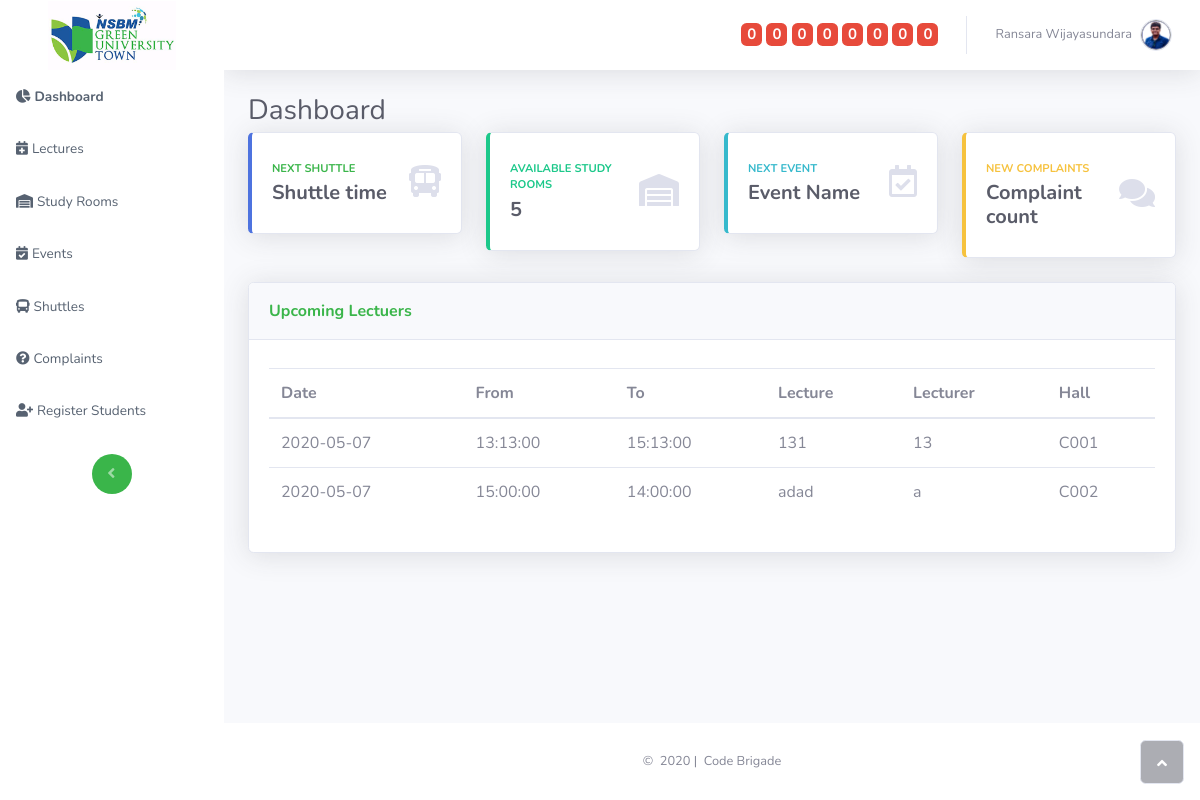
The page /dashboard.php (signed in) on the database as committed earlier.
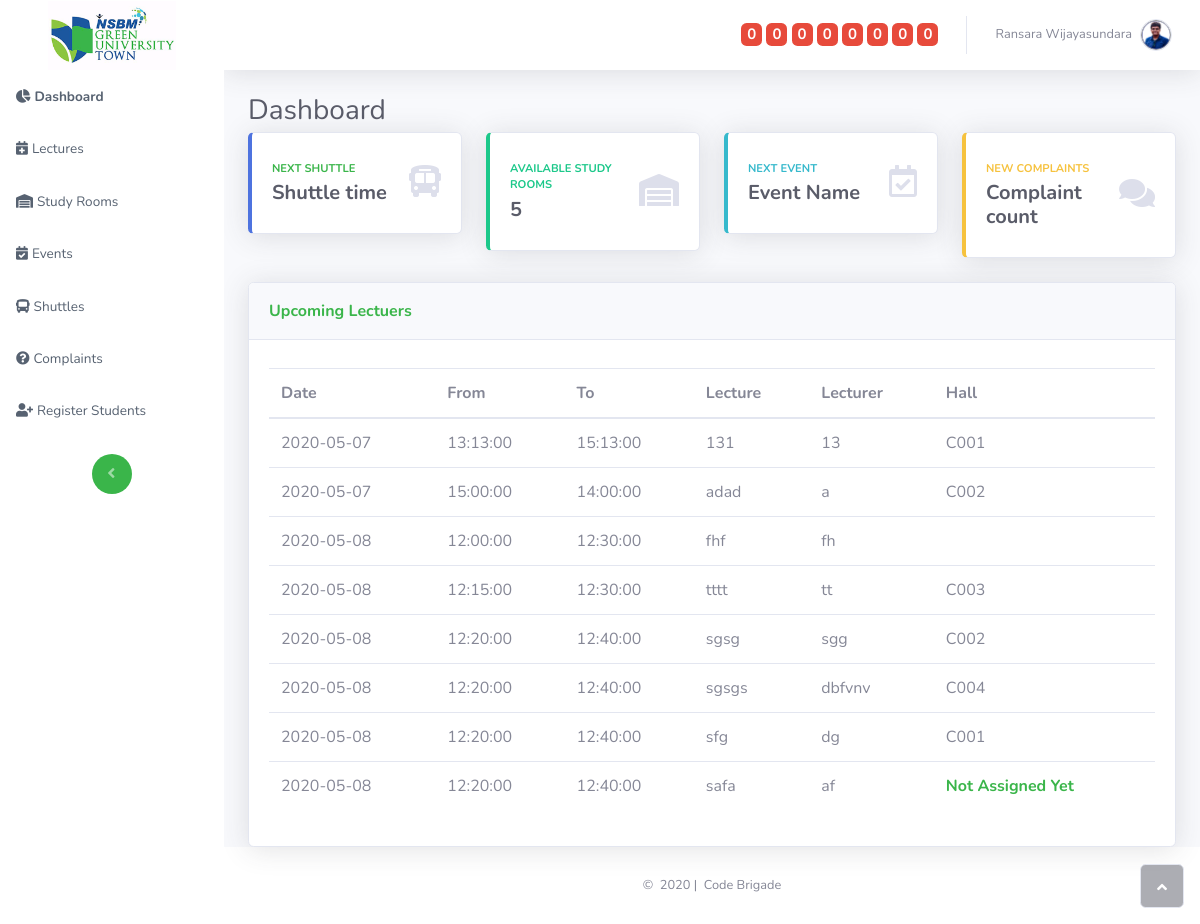
The same page on the database as committed later.
### tables this page shows
CREATE TABLE `lectures` (
  `lectureID` int(11) NOT NULL,
  `lectureBatch` varchar(20) NOT NULL,
  `lectureDate` date NOT NULL,
  `lectureFrom` time NOT NULL,
  `lectureTo` time NOT NULL,
  `lectureName` varchar(40) NOT NULL,
  `lectureLecturer` varchar(30) NOT NULL,
  `lectureStatus` tinyint(1) NOT NULL DEFAULT '1',
  `lectureHall` varchar(30) DEFAULT NULL
);

### dashboard.php (the view, shortened to what the changed rows need)
<!DOCTYPE html>
<html>
<head>
    <link rel="stylesheet" href="assets/bootstrap/css/bootstrap.min.css">
    <link rel="stylesheet" href="assets/fonts/fontawesome-all.min.css">
    <link rel="stylesheet" href="assets/css/custom.css">
</head>
<body id="page-top">
    <div id="wrapper">
        <div class="d-flex flex-column" id="content-wrapper">
        <?php include "assets/php/headermenu.php";?>
        <div class="container-fluid">
            <div class="card shadow">
                <div class="card-body">
                    <div class="table-responsive table mt-2" id="dataTable" role="grid" aria-describedby="dataTable_info">
                        <table class="table dataTable my-0" id="dataTable">
                            <thead>
                                <tr>
                                <th>Date</th>
                                <th>From</th>
                                <th>To</th>
                                <th>Lecture</th>
                                <th>Lecturer</th>
                                <th>Hall</th>
                                </tr>
                            </thead>
                            <tbody>
                            <?php
                                    global $conn;
                                    $query = $conn->query("select lectureID,lectureDate, lectureFrom, lectureTo, lectureName, lectureLecturer,lectureHall from lectures where  lectureDate >= DATE(NOW()) ORDER BY lectureDate,lectureFrom ");
                                    while($rows = $query->fetch_assoc()){
                                    $lecHall = $rows['lectureHall'];
                                    $nullHall = "<strong><a href='lectures.php'>Not Assigned Yet</a></strong>";
                                    ?>
                                    <tr>
                                        <td><?php echo $rows['lectureDate'];?></td>
                                        <td><?php echo $rows['lectureFrom'];?></td>
                                        <td><?php echo $rows['lectureTo'];?></td>
                                        <td><?php echo $rows['lectureName'];?></td>
                                        <td><?php echo $rows['lectureLecturer'];?></td>
                                        <td><?php if (isset($lecHall)) {echo $lecHall;} else {echo $nullHall;} ?></td>
                                        </tr>
                <?php } ?>
                            </tbody>
                        </table>
                    </div>
                </div>
            </div>
        </div>
    </div>
    </div><a class="border rounded d-inline scroll-to-top" href="#page-top"><i class="fas fa-angle-up"></i></a></div>
</body>
</html>

Rows that differ between the two databases and show on the page:
added lectures: lectureDate "2020-05-08", lectureFrom "12:00:00", lectureTo "12:30:00", lectureName "fhf", lectureLecturer "fh"
added lectures: lectureDate "2020-05-08", lectureFrom "12:15:00", lectureTo "12:30:00", lectureName "tttt", lectureLecturer "tt", lectureHall "C003"
added lectures: lectureDate "2020-05-08", lectureFrom "12:20:00", lectureTo "12:40:00", lectureName "sgsg", lectureLecturer "sgg", lectureHall "C002"
added lectures: lectureDate "2020-05-08", lectureFrom "12:20:00", lectureTo "12:40:00", lectureName "sgsgs", lectureLecturer "dbfvnv", lectureHall "C004"
added lectures: lectureDate "2020-05-08", lectureFrom "12:20:00", lectureTo "12:40:00", lectureName "sfg", lectureLecturer "dg", lectureHall "C001"
added lectures: lectureDate "2020-05-08", lectureFrom "12:20:00", lectureTo "12:40:00", lectureName "safa", lectureLecturer "af"
